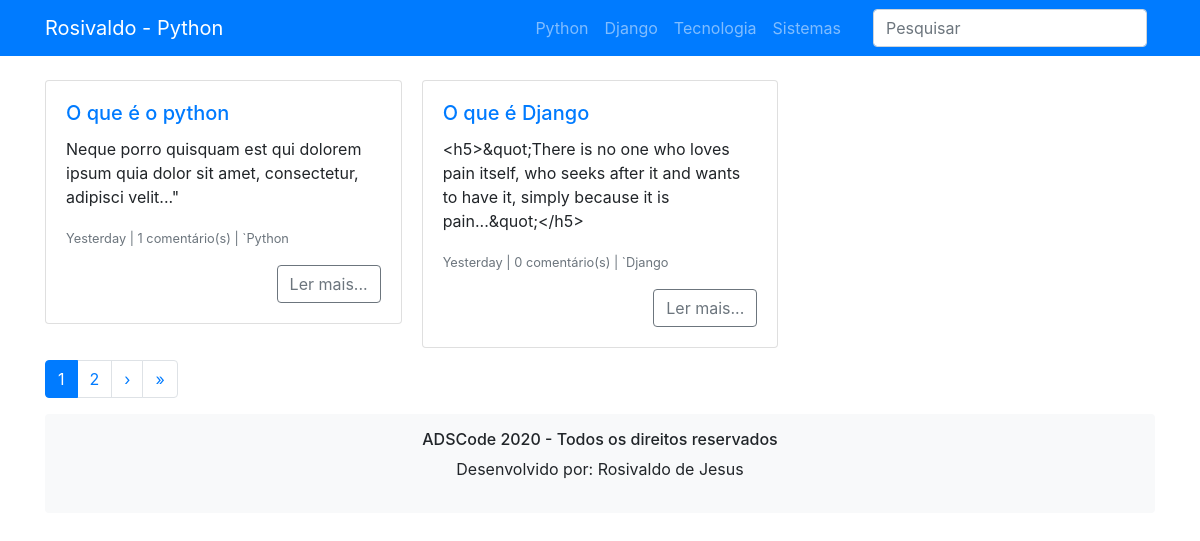
The page / on the database its author committed.
### posts/models.py (models this page shows, shortened)
class Post(models.Model):
    titulo_post = models.CharField(max_length=255)
    autor_post = models.ForeignKey(User, on_delete=models.DO_NOTHING)
    data_post = models.DateTimeField(default=timezone.now)
    conteudo_post = RichTextField(blank=True, null=True)
    excerto_post = RichTextField(blank=True, null=True)
    categoria_post = models.ForeignKey(Categoria, on_delete=models.DO_NOTHING)
    imagem_post = models.ImageField(upload_to='post_img/%Y/%m/%d', blank=True)
    publicado_post = models.BooleanField(default=False)
    class Meta:
        verbose_name_plural = 'Post'

### categorias/models.py (models this page shows)
class Categoria(models.Model):
    nome_categoria = models.CharField(max_length=50, blank=True, null=True)
    class Meta:
        verbose_name_plural = "Categoria"
    def __str__(self):
        return "`{}".format(self.nome_categoria)

### posts/views.py (the view)
# urls.py: path('', views.PostIndex.as_view(), name='index'),
class PostIndex(ListView):
    model = Post
    template_name = 'posts/index.html'
    paginate_by = 2
    context_object_name = 'posts'

### posts/templates/posts/index.html (shortened to what this page needs)
{% extends 'base.html' %}
{% load humanize %}
{% block main %}
<div class="container">
    <div class="card-columns mt-4">
        {% for post in posts %}
        <div class="card">
            <div class="card-body">
                <h5 class="card-title">
                    <a href="{% url 'post_detalhes' post.id %}">
                        {{ post.titulo_post }}
                    </a>
                </h5>
                <p class="card-text">{{ post.excerto_post }}</p>
                <p class="card-text">
                    <small class="text-muted">
                        {{ post.data_post|naturalday|title }}
                        |
                        {{ post.comentario_set.count }} comentário(s)
                        |
                        {{ post.categoria_post }}</small>
                </p>
                <div class="text-right">
                    <a href="{% url 'post_detalhes' post.id %}" class="btn btn-outline-secondary">Ler mais...</a>
                </div>
            </div>
        </div>
        {% endfor %}
    </div>
    <div align="center">
        {% include "pagination.html" %}
    </div>
</div>
{% endblock %}

### rows shown on the page
Post: titulo_post "O que é o python", excerto_post "Neque porro quisquam est qui dolorem ipsum quia dolor sit amet, consectetur, adipisci velit...\"", data_post "Yesterday", comentario_set.count "1", categoria_post "`Python"
Post: titulo_post "O que é Django", excerto_post "<h5>&quot;There is no one who loves pain itself, who seeks after it and wants to have it, simply because it is pain...&quot;</h5>", data_post "Yesterday", comentario_set.count "0", categoria_post "`Django"

### other values the page prints
{{ num }} "1"
{{ num }} "2"
